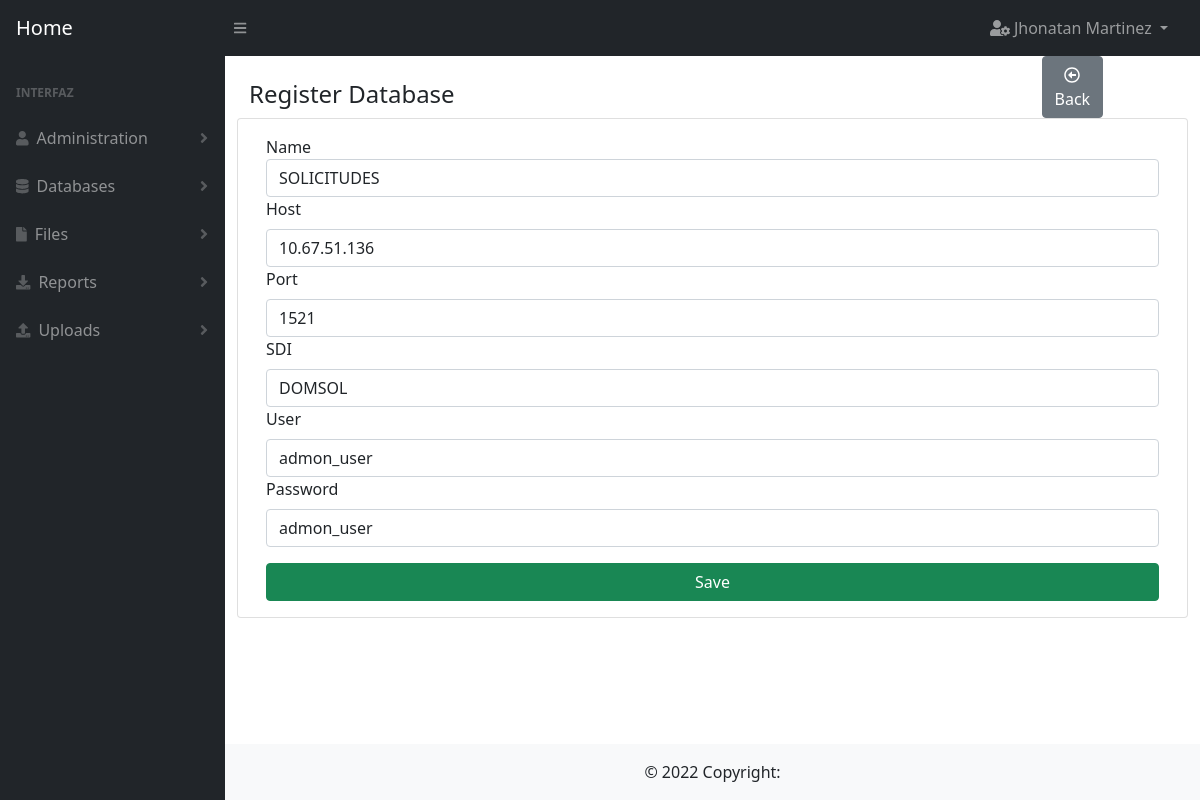
Page /database/edit/1 (signed in) on the committed database.
### user/models.py (models this page shows)
class User(db.Model):
    __tablename__ = 'users'
    id = db.Column(db.Integer, primary_key=True)
    full_name = db.Column(db.String(100))
    email = db.Column(db.String(100), unique=True)
    password = db.Column(db.String(100))
    is_admin = db.Column(db.Boolean)
    role_id = db.Column(db.Integer, db.ForeignKey('roles.id'), nullable=True)
    created_at = db.Column(db.DateTime, default=datetime.datetime.now)

### database/models.py (models this page shows)
class Database(db.Model):
    __tablename__ = 'databases'
    id = db.Column(db.Integer, primary_key=True)
    name = db.Column(db.String(200), unique=True)
    host = db.Column(db.String(100))
    port = db.Column(db.String(10))
    sdi = db.Column(db.String(100))
    user = db.Column(db.String(100))
    password = db.Column(db.String(100))
    created_at = db.Column(db.DateTime, default=datetime.datetime.now)

### database/routes.py (the view, shortened to what this page needs)
@database.route(routes["edit"], methods=['GET', 'POST'])
@decorator(page=pages["edit"], url=pages["index"])
def edit(id=0):
    try:
        data = models.Database.query.get(id)
        form = forms.CreateForm(obj=data)
        return render_template(templates["edit"],
                               form=form)
    except Exception as exc:
        return show_error(pages["edit"] + ': ' + str(exc))

### database/forms.py
class CreateForm(Form):
    name = StringField('Name',
                       [validators.DataRequired(message="Name is required")])
    host = StringField('Host',
                       [validators.DataRequired(message="Host is required")])
    port = IntegerField('Port',
                        [validators.DataRequired(message="Port is required")])
    sdi = StringField('SDI',
                      [validators.DataRequired(message="SDI is required")])
    user = StringField('User',
                       [validators.DataRequired(message="User is required")])
    password = StringField('Password',
                           [validators.DataRequired(message="Password is required")])

### utils/auth.py (called while the page is built)
def has_permission(page):
    can_enter = False
    try:
        user = User.query.get(session['user_id'])
        if user.is_admin:
            can_enter = True
        else:
            page_id = Page.query.filter(Page.route == page).first().id
            permissions = Permission.query.filter_by(role_id=user.role_id, page_id=page_id).first()
            if permissions is not None:
                can_enter = True
    except Exception as exc:
        error_message = 'permission.queries.has_permission: ' + str(exc)
        print(error_message)
    finally:
        return can_enter

def decorator(page, url='index'):
    def _permissions(function):
        @wraps(function)
        def new_function(*args, **kwargs):
            if not has_permission(page=page):
                return show_message(id=1,
                                    url=url)
            return function(*args, **kwargs)
        return new_function
    return _permissions

### templates/database/create.html
{% extends 'base/create_forms.html' %}
{% block title %}
Register Database
{% endblock %}
{% block button_back %}
    onclick="window.location.href='{{ url_for('database.index') }}'"
{% endblock %}
{% block fields %}
    {% from "macro.html" import render_field %}
    {{ render_field(form.name, class='form-control') }}
    {{ render_field(form.host, class='form-control') }}
    {{ render_field(form.port, class='form-control') }}
    {{ render_field(form.sdi, class='form-control') }}
    {{ render_field(form.user, class='form-control') }}
    {{ render_field(form.password, class='form-control') }}
{% endblock %}

### templates/base/base.html (shortened to what this page needs)
<!DOCTYPE html>
<html lang="es">
<head>
    <link rel='stylesheet' href= "{{url_for('static', filename='css/styles.css')}}"/>
    <link rel='stylesheet' href= "{{url_for('static', filename='css/bootstrap.min.css')}}">
</head>
<body >
    <nav class="sb-topnav navbar navbar-expand navbar-dark bg-dark">
        <a class="navbar-brand ps-3" href="{{ url_for('index') }}">Home</a>
        <button class="btn btn-link btn-sm order-1 order-lg-0 me-4 me-lg-0" id="sidebarToggle" href="#"><i class="fas fa-bars"></i></button>
        <ul class="navbar-nav ms-auto ms-md-0 me-3 me-lg-4">
            <li class="nav-item dropdown">
                <a class="nav-link dropdown-toggle" id="navbarDropdown" href="#" role="button" data-bs-toggle="dropdown" aria-expanded="false">
                    <i class="fas fa-user-cog"></i> {{session['user']}}
                </a>
            </li>
        </ul>
    </nav>
    <div id="layoutSidenav">
        <div id="layoutSidenav_nav">
            <nav class="sb-sidenav accordion sb-sidenav-dark" id="sidenavAccordion">
                <div class="sb-sidenav-menu">
                    <div class="nav">
                        <div class="sb-sidenav-menu-heading">Interfaz</div>
                         <a class="nav-link collapsed" href="#" data-bs-toggle="collapse" data-bs-target="#collapseUsers" aria-expanded="false" aria-controls="collapseLayouts">
                            <div class="sb-nav-link-icon"><i class="fa fa-user"></i></div>
                            Administration
                            <div class="sb-sidenav-collapse-arrow"><i class="fas fa-angle-down"></i></div>
                        </a>
                        <a class="nav-link collapsed" href="#" data-bs-toggle="collapse" data-bs-target="#collapseDataBases" aria-expanded="false" aria-controls="collapseLayouts">
                            <div class="sb-nav-link-icon"><i class="fa fa-database"></i></div>
                            Databases
                            <div class="sb-sidenav-collapse-arrow"><i class="fas fa-angle-down"></i></div>
                        </a>
                         <a class="nav-link collapsed" href="#" data-bs-toggle="collapse" data-bs-target="#collapseFiles" aria-expanded="false" aria-controls="collapseLayouts">
                            <div class="sb-nav-link-icon"><i class="fa fa-file"></i></div>
                            Files
                            <div class="sb-sidenav-collapse-arrow"><i class="fas fa-angle-down"></i></div>
                        </a>
                        <a class="nav-link collapsed" href="#" data-bs-toggle="collapse" data-bs-target="#collapseReports" aria-expanded="false" aria-controls="collapseLayouts">
                            <div class="sb-nav-link-icon"><i class="fas fa-download"></i></div>
                            Reports
                            <div class="sb-sidenav-collapse-arrow"><i class="fas fa-angle-down"></i></div>
                        </a>
                        <a class="nav-link collapsed" href="#" data-bs-toggle="collapse" data-bs-target="#collapseUploads" aria-expanded="false" aria-controls="collapseLayouts">
                            <div class="sb-nav-link-icon"><i class="fas fa-upload"></i></div>
                            Uploads
                            <div class="sb-sidenav-collapse-arrow"><i class="fas fa-angle-down"></i></div>
                        </a>
                    </div>
                </div>
            </nav>
        </div>
        <div id="layoutSidenav_content">
            <main>
                <div class="container-fluid px-4">
                    <div class="row">
                        <div class="col-10">
                            <h4 class="mt-4">
                                {% block title %}{% endblock %}
                            </h4>
                        </div>
                        <div class="col-1">
                        {% block button1 %}
                        {% endblock %}
                        </div>
                        <div class="col-1">
                        </div>
                    </div>
                    <div class="row">
                        <div class="card mb-4">
                            <div class="card-body">
                            {% block content %}{% endblock %}
                            </div>
                        </div>
                    </div>
                </div>
            </main>
            <footer class="bg-light text-center text-lg-start">
                <div class="text-center p-3" style="background-color: rgba(0, 0, 0, 0);">
                  © 2022 Copyright:
                </div>
            </footer>
        </div>
    </div>
</body>
</html>

### templates/macro.html (shortened to what this page needs)
{% macro render_field(field) %}
    <td> {{ field.label }}
    <dd> {{ field(**kwargs)  | safe }}
{% endmacro %}

### rows in the picture
User: user "Jhonatan Martinez"
Database: name "SOLICITUDES", host "10.67.51.136", port "1521", sdi "DOMSOL", user "admon_user", password "admon_user"

### other values in the picture
{{ field.label }} "Name Host Port SDI User Password"
